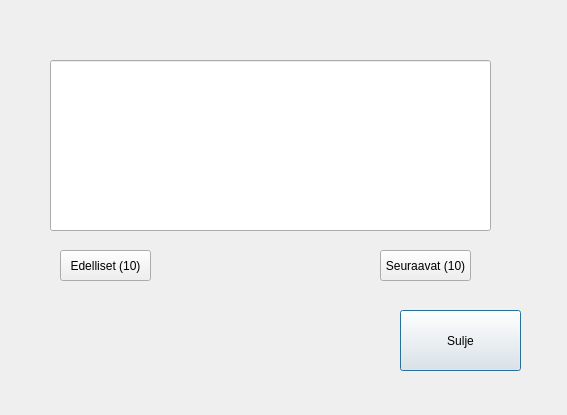
<?xml version="1.0" encoding="UTF-8"?>
<ui version="4.0">
 <class>consoleTilitapahtumat</class>
 <widget class="QDialog" name="consoleTilitapahtumat">
  <property name="geometry">
   <rect>
    <x>0</x>
    <y>0</y>
    <width>567</width>
    <height>415</height>
   </rect>
  </property>
  <property name="windowTitle">
   <string>Dialog</string>
  </property>
  <widget class="QPushButton" name="btnSulje">
   <property name="geometry">
    <rect>
     <x>400</x>
     <y>310</y>
     <width>121</width>
     <height>61</height>
    </rect>
   </property>
   <property name="text">
    <string>Sulje</string>
   </property>
  </widget>
  <widget class="QLineEdit" name="lineEditTapahtumat">
   <property name="geometry">
    <rect>
     <x>50</x>
     <y>60</y>
     <width>441</width>
     <height>171</height>
    </rect>
   </property>
  </widget>
  <widget class="QPushButton" name="btnPrev10">
   <property name="geometry">
    <rect>
     <x>60</x>
     <y>250</y>
     <width>91</width>
     <height>31</height>
    </rect>
   </property>
   <property name="text">
    <string>Edelliset (10)</string>
   </property>
  </widget>
  <widget class="QPushButton" name="btnNext10">
   <property name="geometry">
    <rect>
     <x>380</x>
     <y>250</y>
     <width>91</width>
     <height>31</height>
    </rect>
   </property>
   <property name="text">
    <string>Seuraavat (10)</string>
   </property>
  </widget>
 </widget>
 <resources/>
 <connections/>
</ui>
